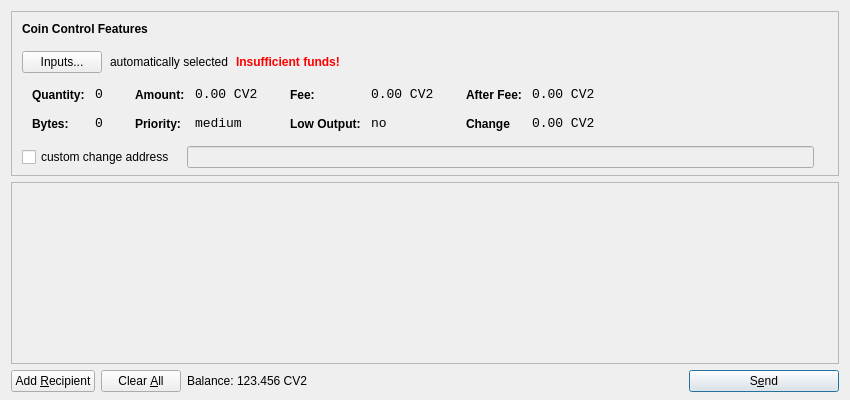
<?xml version="1.0" encoding="UTF-8"?>
<ui version="4.0">
 <class>SendCoinsDialog</class>
 <widget class="QDialog" name="SendCoinsDialog">
  <property name="geometry">
   <rect>
    <x>0</x>
    <y>0</y>
    <width>850</width>
    <height>400</height>
   </rect>
  </property>
  <property name="windowTitle">
   <string>Send Coins</string>
  </property>
  <layout class="QVBoxLayout" name="verticalLayout" stretch="0,1,0">
   <property name="bottomMargin">
    <number>8</number>
   </property>
   <item>
    <widget class="QFrame" name="frameCoinControl">
     <property name="sizePolicy">
      <sizepolicy hsizetype="Expanding" vsizetype="Expanding">
       <horstretch>0</horstretch>
       <verstretch>0</verstretch>
      </sizepolicy>
     </property>
     <property name="maximumSize">
      <size>
       <width>16777215</width>
       <height>16777215</height>
      </size>
     </property>
     <property name="frameShape">
      <enum>QFrame::StyledPanel</enum>
     </property>
     <property name="frameShadow">
      <enum>QFrame::Sunken</enum>
     </property>
     <layout class="QVBoxLayout" name="verticalLayoutCoinControl2">
      <property name="spacing">
       <number>-1</number>
      </property>
      <property name="leftMargin">
       <number>0</number>
      </property>
      <property name="topMargin">
       <number>0</number>
      </property>
      <property name="rightMargin">
       <number>0</number>
      </property>
      <property name="bottomMargin">
       <number>6</number>
      </property>
      <item>
       <layout class="QVBoxLayout" name="verticalLayoutCoinControl" stretch="0,0,0,0,1">
        <property name="spacing">
         <number>0</number>
        </property>
        <property name="leftMargin">
         <number>10</number>
        </property>
        <property name="topMargin">
         <number>10</number>
        </property>
        <item>
         <layout class="QHBoxLayout" name="horizontalLayoutCoinControl1">
          <property name="bottomMargin">
           <number>15</number>
          </property>
          <item>
           <widget class="QLabel" name="labelCoinControlFeatures">
            <property name="sizePolicy">
             <sizepolicy hsizetype="Preferred" vsizetype="Maximum">
              <horstretch>0</horstretch>
              <verstretch>0</verstretch>
             </sizepolicy>
            </property>
            <property name="font">
             <font>
              <weight>75</weight>
              <bold>true</bold>
             </font>
            </property>
            <property name="styleSheet">
             <string notr="true">font-weight:bold;</string>
            </property>
            <property name="text">
             <string>Coin Control Features</string>
            </property>
           </widget>
          </item>
         </layout>
        </item>
        <item>
         <layout class="QHBoxLayout" name="horizontalLayoutCoinControl2" stretch="0,0,0,0">
          <property name="spacing">
           <number>8</number>
          </property>
          <property name="bottomMargin">
           <number>10</number>
          </property>
          <item>
           <widget class="QPushButton" name="pushButtonCoinControl">
            <property name="styleSheet">
             <string notr="true"/>
            </property>
            <property name="text">
             <string>Inputs...</string>
            </property>
           </widget>
          </item>
          <item>
           <widget class="QLabel" name="labelCoinControlAutomaticallySelected">
            <property name="text">
             <string>automatically selected</string>
            </property>
            <property name="margin">
             <number>5</number>
            </property>
           </widget>
          </item>
          <item>
           <widget class="QLabel" name="labelCoinControlInsuffFunds">
            <property name="font">
             <font>
              <weight>75</weight>
              <bold>true</bold>
             </font>
            </property>
            <property name="styleSheet">
             <string notr="true">color:red;font-weight:bold;</string>
            </property>
            <property name="text">
             <string>Insufficient funds!</string>
            </property>
            <property name="margin">
             <number>5</number>
            </property>
           </widget>
          </item>
          <item>
           <spacer name="horizontalSpacerCoinControl">
            <property name="orientation">
             <enum>Qt::Horizontal</enum>
            </property>
            <property name="sizeHint" stdset="0">
             <size>
              <width>40</width>
              <height>1</height>
             </size>
            </property>
           </spacer>
          </item>
         </layout>
        </item>
        <item>
         <widget class="QWidget" name="widgetCoinControl" native="true">
          <property name="sizePolicy">
           <sizepolicy hsizetype="Preferred" vsizetype="Preferred">
            <horstretch>0</horstretch>
            <verstretch>0</verstretch>
           </sizepolicy>
          </property>
          <property name="minimumSize">
           <size>
            <width>0</width>
            <height>0</height>
           </size>
          </property>
          <property name="styleSheet">
           <string notr="true"/>
          </property>
          <layout class="QHBoxLayout" name="horizontalLayoutCoinControl5">
           <property name="margin">
            <number>0</number>
           </property>
           <item>
            <layout class="QHBoxLayout" name="horizontalLayoutCoinControl3" stretch="0,0,0,1">
             <property name="spacing">
              <number>20</number>
             </property>
             <property name="topMargin">
              <number>0</number>
             </property>
             <property name="bottomMargin">
              <number>10</number>
             </property>
             <item>
              <layout class="QFormLayout" name="formLayoutCoinControl1">
               <property name="horizontalSpacing">
                <number>10</number>
               </property>
               <property name="verticalSpacing">
                <number>14</number>
               </property>
               <property name="leftMargin">
                <number>10</number>
               </property>
               <property name="topMargin">
                <number>4</number>
               </property>
               <property name="rightMargin">
                <number>6</number>
               </property>
               <item row="0" column="0">
                <widget class="QLabel" name="labelCoinControlQuantityText">
                 <property name="styleSheet">
                  <string notr="true">font-weight:bold;</string>
                 </property>
                 <property name="text">
                  <string>Quantity:</string>
                 </property>
                 <property name="margin">
                  <number>0</number>
                 </property>
                </widget>
               </item>
               <item row="0" column="1">
                <widget class="QLabel" name="labelCoinControlQuantity">
                 <property name="font">
                  <font>
                   <family>Monospace</family>
                   <pointsize>10</pointsize>
                  </font>
                 </property>
                 <property name="cursor">
                  <cursorShape>IBeamCursor</cursorShape>
                 </property>
                 <property name="contextMenuPolicy">
                  <enum>Qt::ActionsContextMenu</enum>
                 </property>
                 <property name="text">
                  <string>0</string>
                 </property>
                 <property name="margin">
                  <number>0</number>
                 </property>
                 <property name="textInteractionFlags">
                  <set>Qt::LinksAccessibleByMouse|Qt::TextSelectableByKeyboard|Qt::TextSelectableByMouse</set>
                 </property>
                </widget>
               </item>
               <item row="1" column="0">
                <widget class="QLabel" name="labelCoinControlBytesText">
                 <property name="styleSheet">
                  <string notr="true">font-weight:bold;</string>
                 </property>
                 <property name="text">
                  <string>Bytes:</string>
                 </property>
                </widget>
               </item>
               <item row="1" column="1">
                <widget class="QLabel" name="labelCoinControlBytes">
                 <property name="font">
                  <font>
                   <family>Monospace</family>
                   <pointsize>10</pointsize>
                  </font>
                 </property>
                 <property name="cursor">
                  <cursorShape>IBeamCursor</cursorShape>
                 </property>
                 <property name="contextMenuPolicy">
                  <enum>Qt::ActionsContextMenu</enum>
                 </property>
                 <property name="text">
                  <string>0</string>
                 </property>
                 <property name="textInteractionFlags">
                  <set>Qt::LinksAccessibleByMouse|Qt::TextSelectableByKeyboard|Qt::TextSelectableByMouse</set>
                 </property>
                </widget>
               </item>
              </layout>
             </item>
             <item>
              <layout class="QFormLayout" name="formLayoutCoinControl2">
               <property name="horizontalSpacing">
                <number>10</number>
               </property>
               <property name="verticalSpacing">
                <number>14</number>
               </property>
               <property name="leftMargin">
                <number>6</number>
               </property>
               <property name="topMargin">
                <number>4</number>
               </property>
               <property name="rightMargin">
                <number>6</number>
               </property>
               <item row="0" column="0">
                <widget class="QLabel" name="labelCoinControlAmountText">
                 <property name="styleSheet">
                  <string notr="true">font-weight:bold;</string>
                 </property>
                 <property name="text">
                  <string>Amount:</string>
                 </property>
                 <property name="margin">
                  <number>0</number>
                 </property>
                </widget>
               </item>
               <item row="0" column="1">
                <widget class="QLabel" name="labelCoinControlAmount">
                 <property name="font">
                  <font>
                   <family>Monospace</family>
                   <pointsize>10</pointsize>
                  </font>
                 </property>
                 <property name="cursor">
                  <cursorShape>IBeamCursor</cursorShape>
                 </property>
                 <property name="contextMenuPolicy">
                  <enum>Qt::ActionsContextMenu</enum>
                 </property>
                 <property name="text">
                  <string>0.00 CV2</string>
                 </property>
                 <property name="textInteractionFlags">
                  <set>Qt::LinksAccessibleByMouse|Qt::TextSelectableByKeyboard|Qt::TextSelectableByMouse</set>
                 </property>
                </widget>
               </item>
               <item row="1" column="0">
                <widget class="QLabel" name="labelCoinControlPriorityText">
                 <property name="styleSheet">
                  <string notr="true">font-weight:bold;</string>
                 </property>
                 <property name="text">
                  <string>Priority:</string>
                 </property>
                </widget>
               </item>
               <item row="1" column="1">
                <widget class="QLabel" name="labelCoinControlPriority">
                 <property name="font">
                  <font>
                   <family>Monospace</family>
                   <pointsize>10</pointsize>
                  </font>
                 </property>
                 <property name="cursor">
                  <cursorShape>IBeamCursor</cursorShape>
                 </property>
                 <property name="contextMenuPolicy">
                  <enum>Qt::ActionsContextMenu</enum>
                 </property>
                 <property name="text">
                  <string>medium</string>
                 </property>
                 <property name="textInteractionFlags">
                  <set>Qt::LinksAccessibleByMouse|Qt::TextSelectableByKeyboard|Qt::TextSelectableByMouse</set>
                 </property>
                </widget>
               </item>
              </layout>
             </item>
             <item>
              <layout class="QFormLayout" name="formLayoutCoinControl3">
               <property name="horizontalSpacing">
                <number>10</number>
               </property>
               <property name="verticalSpacing">
                <number>14</number>
               </property>
               <property name="leftMargin">
                <number>6</number>
               </property>
               <property name="topMargin">
                <number>4</number>
               </property>
               <property name="rightMargin">
                <number>6</number>
               </property>
               <item row="0" column="0">
                <widget class="QLabel" name="labelCoinControlFeeText">
                 <property name="styleSheet">
                  <string notr="true">font-weight:bold;</string>
                 </property>
                 <property name="text">
                  <string>Fee:</string>
                 </property>
                 <property name="margin">
                  <number>0</number>
                 </property>
                </widget>
               </item>
               <item row="0" column="1">
                <widget class="QLabel" name="labelCoinControlFee">
                 <property name="font">
                  <font>
                   <family>Monospace</family>
                   <pointsize>10</pointsize>
                  </font>
                 </property>
                 <property name="cursor">
                  <cursorShape>IBeamCursor</cursorShape>
                 </property>
                 <property name="contextMenuPolicy">
                  <enum>Qt::ActionsContextMenu</enum>
                 </property>
                 <property name="text">
                  <string>0.00 CV2</string>
                 </property>
                 <property name="textInteractionFlags">
                  <set>Qt::LinksAccessibleByMouse|Qt::TextSelectableByKeyboard|Qt::TextSelectableByMouse</set>
                 </property>
                </widget>
               </item>
               <item row="1" column="0">
                <widget class="QLabel" name="labelCoinControlLowOutputText">
                 <property name="styleSheet">
                  <string notr="true">font-weight:bold;</string>
                 </property>
                 <property name="text">
                  <string>Low Output:</string>
                 </property>
                </widget>
               </item>
               <item row="1" column="1">
                <widget class="QLabel" name="labelCoinControlLowOutput">
                 <property name="font">
                  <font>
                   <family>Monospace</family>
                   <pointsize>10</pointsize>
                  </font>
                 </property>
                 <property name="cursor">
                  <cursorShape>IBeamCursor</cursorShape>
                 </property>
                 <property name="contextMenuPolicy">
                  <enum>Qt::ActionsContextMenu</enum>
                 </property>
                 <property name="text">
                  <string>no</string>
                 </property>
                 <property name="textInteractionFlags">
                  <set>Qt::LinksAccessibleByMouse|Qt::TextSelectableByKeyboard|Qt::TextSelectableByMouse</set>
                 </property>
                </widget>
               </item>
              </layout>
             </item>
             <item>
              <layout class="QFormLayout" name="formLayoutCoinControl4">
               <property name="horizontalSpacing">
                <number>10</number>
               </property>
               <property name="verticalSpacing">
                <number>14</number>
               </property>
               <property name="leftMargin">
                <number>6</number>
               </property>
               <property name="topMargin">
                <number>4</number>
               </property>
               <property name="rightMargin">
                <number>6</number>
               </property>
               <item row="0" column="0">
                <widget class="QLabel" name="labelCoinControlAfterFeeText">
                 <property name="styleSheet">
                  <string notr="true">font-weight:bold;</string>
                 </property>
                 <property name="text">
                  <string>After Fee:</string>
                 </property>
                 <property name="margin">
                  <number>0</number>
                 </property>
                </widget>
               </item>
               <item row="0" column="1">
                <widget class="QLabel" name="labelCoinControlAfterFee">
                 <property name="font">
                  <font>
                   <family>Monospace</family>
                   <pointsize>10</pointsize>
                  </font>
                 </property>
                 <property name="cursor">
                  <cursorShape>IBeamCursor</cursorShape>
                 </property>
                 <property name="contextMenuPolicy">
                  <enum>Qt::ActionsContextMenu</enum>
                 </property>
                 <property name="text">
                  <string>0.00 CV2</string>
                 </property>
                 <property name="textInteractionFlags">
                  <set>Qt::LinksAccessibleByMouse|Qt::TextSelectableByKeyboard|Qt::TextSelectableByMouse</set>
                 </property>
                </widget>
               </item>
               <item row="1" column="0">
                <widget class="QLabel" name="labelCoinControlChangeText">
                 <property name="styleSheet">
                  <string notr="true">font-weight:bold;</string>
                 </property>
                 <property name="text">
                  <string>Change</string>
                 </property>
                </widget>
               </item>
               <item row="1" column="1">
                <widget class="QLabel" name="labelCoinControlChange">
                 <property name="font">
                  <font>
                   <family>Monospace</family>
                   <pointsize>10</pointsize>
                  </font>
                 </property>
                 <property name="cursor">
                  <cursorShape>IBeamCursor</cursorShape>
                 </property>
                 <property name="contextMenuPolicy">
                  <enum>Qt::ActionsContextMenu</enum>
                 </property>
                 <property name="text">
                  <string>0.00 CV2</string>
                 </property>
                 <property name="textInteractionFlags">
                  <set>Qt::LinksAccessibleByMouse|Qt::TextSelectableByKeyboard|Qt::TextSelectableByMouse</set>
                 </property>
                </widget>
               </item>
              </layout>
             </item>
            </layout>
           </item>
          </layout>
         </widget>
        </item>
        <item>
         <layout class="QHBoxLayout" name="horizontalLayoutCoinControl4" stretch="0,0,0">
          <property name="spacing">
           <number>12</number>
          </property>
          <property name="sizeConstraint">
           <enum>QLayout::SetDefaultConstraint</enum>
          </property>
          <property name="topMargin">
           <number>5</number>
          </property>
          <property name="rightMargin">
           <number>5</number>
          </property>
          <item>
           <widget class="QCheckBox" name="checkBoxCoinControlChange">
            <property name="text">
             <string>custom change address</string>
            </property>
           </widget>
          </item>
          <item>
           <widget class="QLineEdit" name="lineEditCoinControlChange">
            <property name="enabled">
             <bool>false</bool>
            </property>
            <property name="sizePolicy">
             <sizepolicy hsizetype="Expanding" vsizetype="Fixed">
              <horstretch>0</horstretch>
              <verstretch>0</verstretch>
             </sizepolicy>
            </property>
           </widget>
          </item>
          <item>
           <widget class="QLabel" name="labelCoinControlChangeLabel">
            <property name="sizePolicy">
             <sizepolicy hsizetype="Preferred" vsizetype="Expanding">
              <horstretch>0</horstretch>
              <verstretch>0</verstretch>
             </sizepolicy>
            </property>
            <property name="minimumSize">
             <size>
              <width>0</width>
              <height>0</height>
             </size>
            </property>
            <property name="text">
             <string/>
            </property>
            <property name="margin">
             <number>3</number>
            </property>
           </widget>
          </item>
         </layout>
        </item>
        <item>
         <spacer name="verticalSpacerCoinControl">
          <property name="orientation">
           <enum>Qt::Vertical</enum>
          </property>
          <property name="sizeHint" stdset="0">
           <size>
            <width>800</width>
            <height>1</height>
           </size>
          </property>
         </spacer>
        </item>
       </layout>
      </item>
     </layout>
    </widget>
   </item>
   <item>
    <widget class="QScrollArea" name="scrollArea">
     <property name="widgetResizable">
      <bool>true</bool>
     </property>
     <widget class="QWidget" name="scrollAreaWidgetContents">
      <property name="geometry">
       <rect>
        <x>0</x>
        <y>0</y>
        <width>830</width>
        <height>165</height>
       </rect>
      </property>
      <layout class="QVBoxLayout" name="verticalLayout_2">
       <property name="margin">
        <number>0</number>
       </property>
       <item>
        <layout class="QVBoxLayout" name="entries">
         <property name="spacing">
          <number>6</number>
         </property>
        </layout>
       </item>
       <item>
        <spacer name="verticalSpacer">
         <property name="orientation">
          <enum>Qt::Vertical</enum>
         </property>
         <property name="sizeHint" stdset="0">
          <size>
           <width>20</width>
           <height>40</height>
          </size>
         </property>
        </spacer>
       </item>
      </layout>
     </widget>
    </widget>
   </item>
   <item>
    <layout class="QHBoxLayout" name="horizontalLayout">
     <item>
      <widget class="QPushButton" name="addButton">
       <property name="toolTip">
        <string>Send to multiple recipients at once</string>
       </property>
       <property name="text">
        <string>Add &amp;Recipient</string>
       </property>
       <property name="icon">
        <iconset resource="../bitcoin.qrc">
         <normaloff>:/icons/add</normaloff>:/icons/add</iconset>
       </property>
       <property name="autoDefault">
        <bool>false</bool>
       </property>
      </widget>
     </item>
     <item>
      <widget class="QPushButton" name="clearButton">
       <property name="sizePolicy">
        <sizepolicy hsizetype="Minimum" vsizetype="Fixed">
         <horstretch>0</horstretch>
         <verstretch>0</verstretch>
        </sizepolicy>
       </property>
       <property name="toolTip">
        <string>Remove all transaction fields</string>
       </property>
       <property name="text">
        <string>Clear &amp;All</string>
       </property>
       <property name="icon">
        <iconset resource="../bitcoin.qrc">
         <normaloff>:/icons/remove</normaloff>:/icons/remove</iconset>
       </property>
       <property name="autoRepeatDelay">
        <number>300</number>
       </property>
       <property name="autoDefault">
        <bool>false</bool>
       </property>
      </widget>
     </item>
     <item>
      <layout class="QHBoxLayout" name="horizontalLayout_2">
       <property name="spacing">
        <number>3</number>
       </property>
       <item>
        <widget class="QLabel" name="label">
         <property name="sizePolicy">
          <sizepolicy hsizetype="Preferred" vsizetype="Fixed">
           <horstretch>0</horstretch>
           <verstretch>0</verstretch>
          </sizepolicy>
		 </property>
		 <property name="text">
          <string>Balance:</string>
         </property>
        </widget>
       </item>
       <item>
        <widget class="QLabel" name="labelBalance">
         <property name="sizePolicy">
          <sizepolicy hsizetype="Preferred" vsizetype="Fixed">
           <horstretch>0</horstretch>
           <verstretch>0</verstretch>
          </sizepolicy>
         </property>
		 <property name="cursor">
          <cursorShape>IBeamCursor</cursorShape>
         </property>
         <property name="text">
          <string>123.456 CV2</string>
         </property>
         <property name="textInteractionFlags">
          <set>Qt::LinksAccessibleByMouse|Qt::TextSelectableByKeyboard|Qt::TextSelectableByMouse</set>
         </property>
        </widget>
       </item>
      </layout>
     </item>
     <item>
      <spacer name="horizontalSpacer">
       <property name="orientation">
        <enum>Qt::Horizontal</enum>
       </property>
       <property name="sizeHint" stdset="0">
        <size>
         <width>40</width>
         <height>20</height>
        </size>
       </property>
      </spacer>
     </item>
     <item>
      <widget class="QPushButton" name="sendButton">
       <property name="minimumSize">
        <size>
         <width>150</width>
         <height>0</height>
        </size>
       </property>
       <property name="toolTip">
        <string>Confirm the send action</string>
       </property>
       <property name="text">
        <string>S&amp;end</string>
       </property>
       <property name="icon">
        <iconset resource="../bitcoin.qrc">
         <normaloff>:/icons/send</normaloff>:/icons/send</iconset>
       </property>
       <property name="default">
        <bool>true</bool>
       </property>
      </widget>
     </item>
    </layout>
   </item>
  </layout>
 </widget>
 <resources>
  <include location="../bitcoin.qrc"/>
 </resources>
 <connections/>
</ui>
